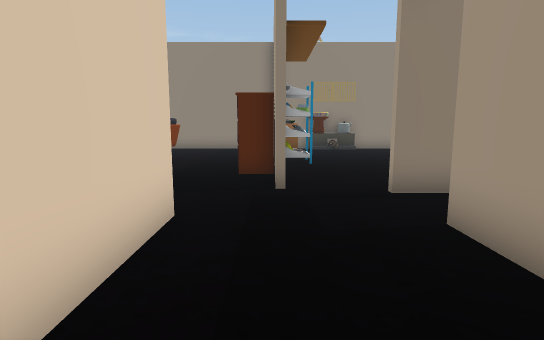
[1] (above)

18 first-person views from a walk through a 3-D level made in the Unity game engine. The camera is 1.3 m above the floor, tilts 8° down and sees 80° across. The floor is counted in squares, 1 m on a side. Each view is taken from the middle of a square. On the plan, view 1 faces up. The plan holds only what a view shows up to about 14 squares ahead; the rest is blank. The place goes on beyond the plan. The player character is not drawn. Some surface patterns are stand-ins.

[2]
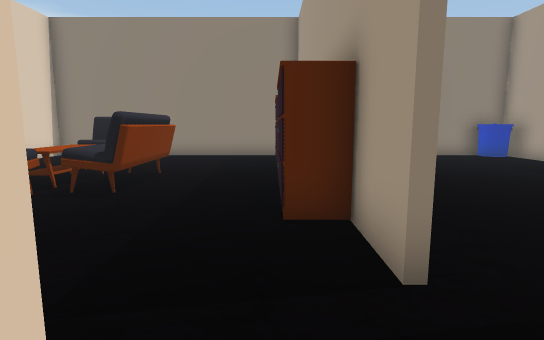

[3]
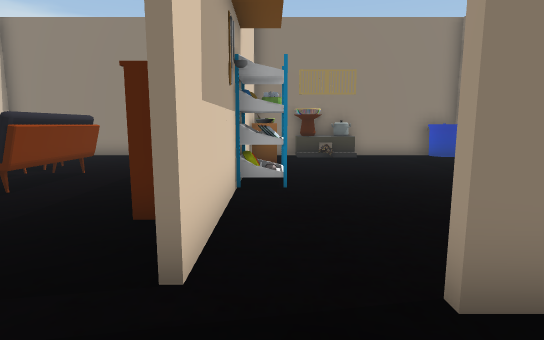

[4]
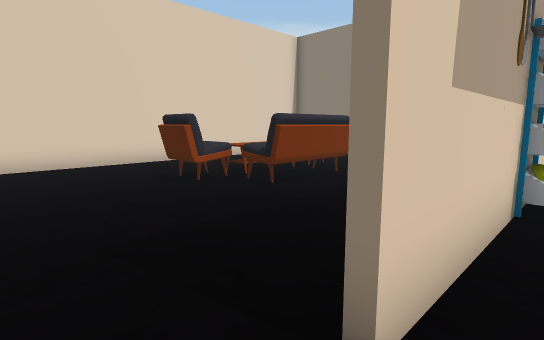

[5]
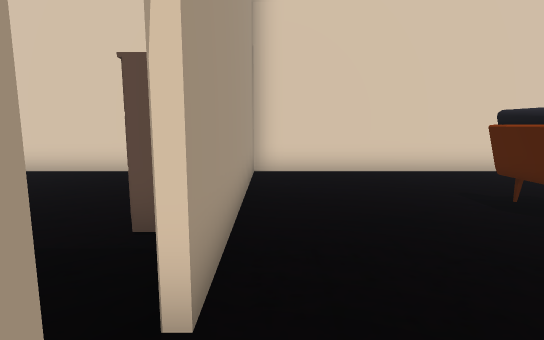

[6]
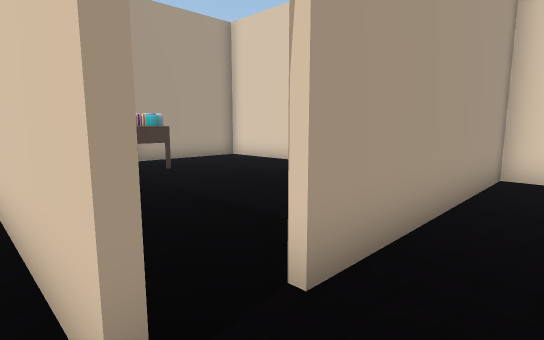

[7]
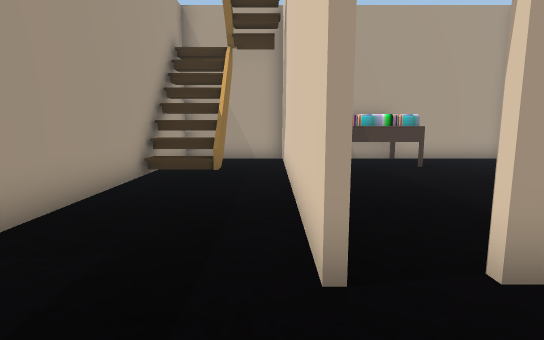

[8]
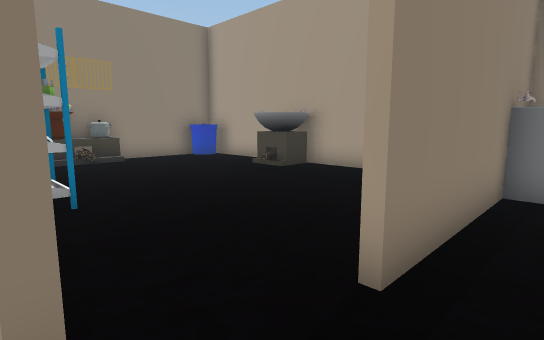

[9]
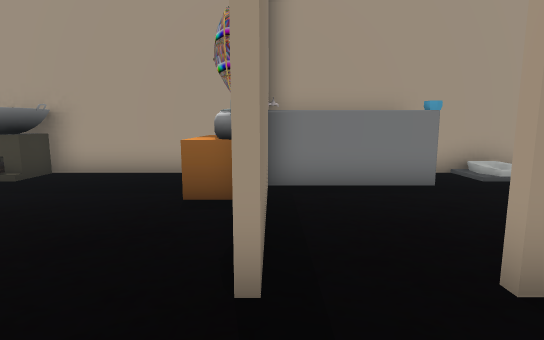

[10]
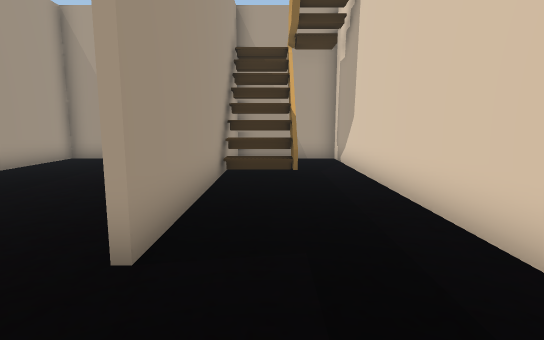

[11]
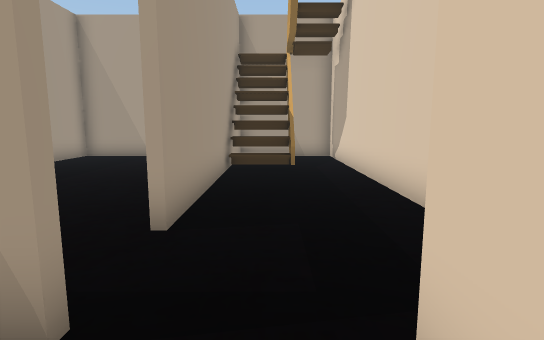

[12]
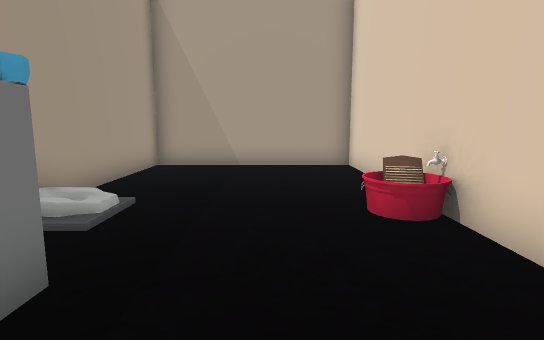

[13]
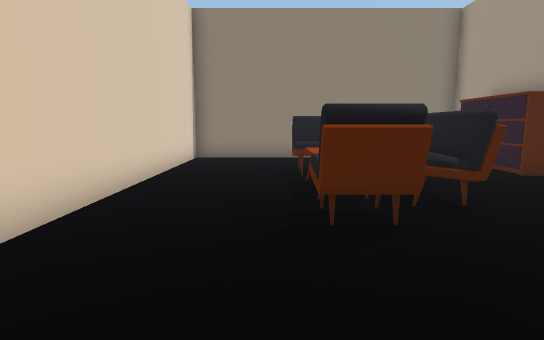

[14]
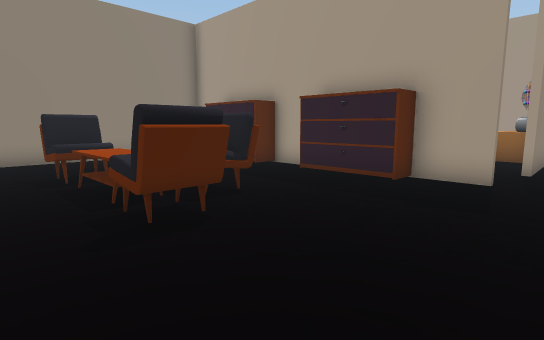

[15]
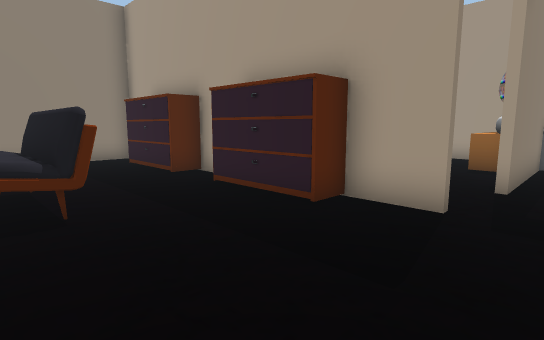

[16]
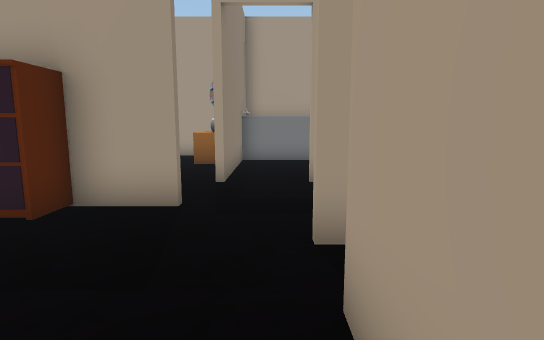

[17]
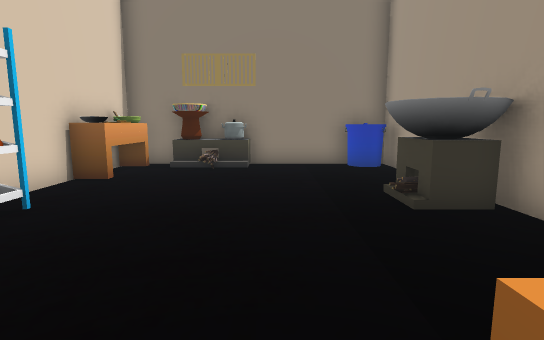

[18]
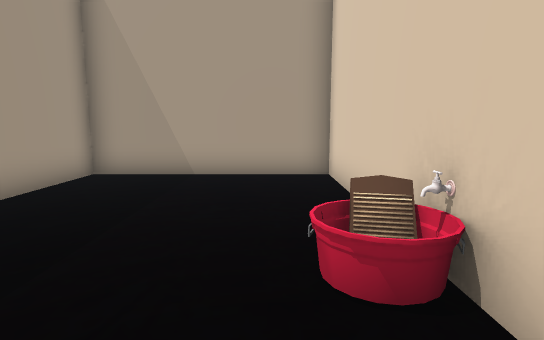

### Floor plan
Points are (right, up) in squares from view 1. A wall is a line through its corners. A room is listed if a view was taken in it or the views show most of it. See-through windows are left out.
Room 1 (views 1, 2, 3, 4, 5, 6, 7, 8, 9, 10, 13, 14, 15, 16)
walls: (0.1, 10.5) (0.1, 12.9) (-0.9, 12.9) (-0.9, 15.8); (0.3, 7.6) (0.3, 6.4); (0.1, 6.4) (0.1, 8.2) (-0.9, 8.2) (-0.9, 11.1); (-1.4, 4.6) (-1.4, -5.4) (2, -5.4); (0, 17.7) (-10, 17.7) (-10, 4.5) (-2.9, 4.5); (0.3, -1.9) (0.3, -1); (2.3, -5.5) (2.3, 4.3)
ways out: opening at (1.5, 6.5) to room 2; opening at (2, 5) to room 3; gap at (-3, 4) to room 4
objects: other object (-6, 9) to (-5, 10); other object (-6, 11) to (-5, 12); other object (-6, 13) to (-5, 14); other object (-4, 10) to (-4, 13)
Room 2 (views 11, 17)
walls: (6.9, 12.3) (7, 12.9); (7.3, 11.7) (7.1, 11.9); (7.3, 11.7) (7.3, 13.1); (8.2, 11.6) (7.9, 11.5) (7.1, 11.7) (6.9, 12.5); (8.3, 11.7) (7.1, 11.7); (1.4, 11.7) (0.2, 11.7); (1.2, 11.9) (1.2, 11.3); (1.4, 10.5) (0.1, 10.5); (0.3, 10.5) (0.3, 7.6); (2.5, 16.7) (1.9, 16.9); (8.7, 7) (8.7, 17.7) (2.5, 17.7); (2.2, 17.7) (0.3, 17.7) (0.3, 10.8); (1.2, 17.1) (1.2, 14.5) (0.3, 14.5)
low walls: (7.1, 11.7) (7.1, 12.5); (7.7, 12.3) (6.9, 12.3); (4.4, 16.8) (2, 16.8); (5.4, 6.6) (5.4, 7.6); (1.3, 16.8) (0.3, 16.8)
ways out: opening at (1.5, 6.5) to room 1
Room 3 (views 12, 18)
walls: (6.8, 2.5) (6.8, 6.1); (2.5, 2.1) (2.5, -5.5); (2, -5.4) (8.7, -5.4) (8.7, 6.1); (8.4, 6.1) (2.2, 6.1)
low walls: (3.5, 0.7) (3.7, 0.3); (2.6, 0.1) (3.3, -0.1); (2.5, 0.4) (3.1, 0.3); (2.5, 0.7) (3, 0.9)
ways out: opening at (2, 5) to room 1
Room 4 (no view inside)
walls: (-5.6, -2.7) (-3.4, -2.7); (-4.7, 3.8) (-4.7, 3.3); (-10, 1) (-10, -5.1); (-9.8, -5.4) (-4, -5.4)
ways out: gap at (-3, 4) to room 1

Positions as (right, up) in squares from view 1, and headings:
1: (0, 0), facing up
2: (-1, 4), facing up
3: (1, 4), facing up
4: (1, 5), facing up-left
5: (-1, 5), facing left
6: (-1, 6), facing down-left
7: (-1, 7), facing down
8: (0, 5), facing up-right
9: (0, 6), facing right
10: (1, 7), facing down
11: (1, 8), facing down
12: (5, 5), facing down
13: (-7, 5), facing up
14: (-8, 5), facing up-right
15: (-5, 5), facing up-right
16: (-5, 5), facing right
17: (5, 7), facing up
18: (4, 3), facing down
